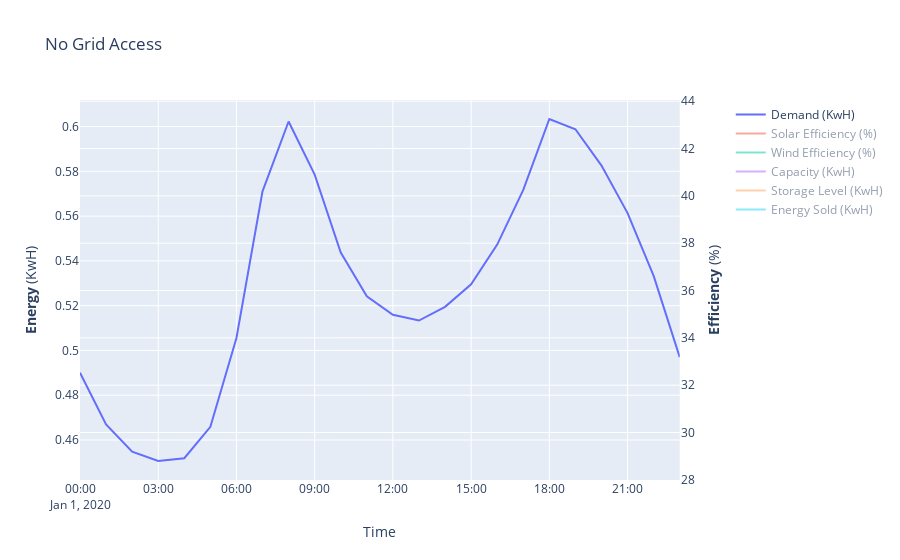

Here is the notebook cell this chart was saved with:
### Code cell
import numpy as np
import pandas as pd
import plotly.express as px
import plotly.graph_objects as go
from plotly.subplots import make_subplots

# dataframe of a wide format
df = ogo.project.results_df()

df = df[df['month'] == 1]
# plotly.graph_objects
colors = px.colors.qualitative.Plotly
fig = make_subplots(specs=[[{"secondary_y": True}]])
fig.add_trace(go.Scatter(x=df['date'], y = df['demand'], mode = 'lines', line=dict(color=colors[0]), name='Demand (KwH)'), secondary_y=False)
fig.add_trace(go.Scatter(x=df['date'], y = df['pv_efficiency'] * 100, mode = 'lines', line=dict(color=colors[1]),
              name='Solar Efficiency (%)'),
              secondary_y=True)
fig.add_trace(go.Scatter(x=df['date'], y = df['wind_efficiency'] * 100, mode = 'lines', line=dict(color=colors[2]), 
              name='Wind Efficiency (%)'),
              secondary_y=True)
fig.add_trace(go.Scatter(x=df['date'], y = df['capacity'], mode = 'lines', line=dict(color=colors[3]), 
              name='Capacity (KwH)'),
              secondary_y=False)
fig.add_trace(go.Scatter(x=df['date'], y = df['storage_level'], mode = 'lines', line=dict(color=colors[4]), 
              name='Storage Level (KwH)'),
              secondary_y=False)
fig.add_trace(go.Scatter(x=df['date'], y = df['energy_sold'], mode = 'lines', line=dict(color=colors[5]), 
              name='Energy Sold (KwH)'),
              secondary_y=False)
fig.update_layout(title_text="No Grid Access")
fig.update_xaxes(title_text="Time")
fig.update_yaxes(title_text="<b>Energy</b> (KwH)", secondary_y=False)
fig.update_yaxes(title_text="<b>Efficiency</b> (%)", secondary_y=True)

fig.show()

### Figure 1 — Plotly figure (JSON) as saved in the notebook; plotly's stock layout.template omitted (floating-point values rounded to 4 significant figures)
{"data": [{"line": {"color": "#636EFA"}, "mode": "lines", "name": "Demand (KwH)", "type": "scatter", "visible": true, "x": ["2020-01-01T00:00:00", "2020-01-01T01:00:00", "2020-01-01T02:00:00", "2020-01-01T03:00:00", "2020-01-01T04:00:00", "2020-01-01T05:00:00", "2020-01-01T06:00:00", "2020-01-01T07:00:00", "2020-01-01T08:00:00", "2020-01-01T09:00:00", "2020-01-01T10:00:00", "2020-01-01T11:00:00", "2020-01-01T12:00:00", "2020-01-01T13:00:00", "2020-01-01T14:00:00", "2020-01-01T15:00:00", "2020-01-01T16:00:00", "2020-01-01T17:00:00", "2020-01-01T18:00:00", "2020-01-01T19:00:00", "2020-01-01T20:00:00", "2020-01-01T21:00:00", "2020-01-01T22:00:00", "2020-01-01T23:00:00"], "xaxis": "x", "y": [0.49, 0.467, 0.4548, 0.4506, 0.4518, 0.4659, 0.5056, 0.5711, 0.6023, 0.5785, 0.5437, 0.5242, 0.5159, 0.5134, 0.5195, 0.5296, 0.5473, 0.5717, 0.6034, 0.5988, 0.5826, 0.5613, 0.5333, 0.497], "yaxis": "y"}, {"line": {"color": "#EF553B"}, "mode": "lines", "name": "Solar Efficiency (%)", "type": "scatter", "visible": "legendonly", "x": ["2020-01-01T00:00:00", "2020-01-01T01:00:00", "2020-01-01T02:00:00", "2020-01-01T03:00:00", "2020-01-01T04:00:00", "2020-01-01T05:00:00", "2020-01-01T06:00:00", "2020-01-01T07:00:00", "2020-01-01T08:00:00", "2020-01-01T09:00:00", "2020-01-01T10:00:00", "2020-01-01T11:00:00", "2020-01-01T12:00:00", "2020-01-01T13:00:00", "2020-01-01T14:00:00", "2020-01-01T15:00:00", "2020-01-01T16:00:00", "2020-01-01T17:00:00", "2020-01-01T18:00:00", "2020-01-01T19:00:00", "2020-01-01T20:00:00", "2020-01-01T21:00:00", "2020-01-01T22:00:00", "2020-01-01T23:00:00"], "xaxis": "x", "y": [0, 0, 0, 0, 0, 0, 0, 5.21, 20.5, 34.63, 41.84, 43.88, 41.23, 31.97, 19.82, 6.432, 0.0129, 0, 0, 0, 0, 0, 0, 0], "yaxis": "y2"}, {"line": {"color": "#00CC96"}, "mode": "lines", "name": "Wind Efficiency (%)", "type": "scatter", "visible": "legendonly", "x": ["2020-01-01T00:00:00", "2020-01-01T01:00:00", "2020-01-01T02:00:00", "2020-01-01T03:00:00", "2020-01-01T04:00:00", "2020-01-01T05:00:00", "2020-01-01T06:00:00", "2020-01-01T07:00:00", "2020-01-01T08:00:00", "2020-01-01T09:00:00", "2020-01-01T10:00:00", "2020-01-01T11:00:00", "2020-01-01T12:00:00", "2020-01-01T13:00:00", "2020-01-01T14:00:00", "2020-01-01T15:00:00", "2020-01-01T16:00:00", "2020-01-01T17:00:00", "2020-01-01T18:00:00", "2020-01-01T19:00:00", "2020-01-01T20:00:00", "2020-01-01T21:00:00", "2020-01-01T22:00:00", "2020-01-01T23:00:00"], "xaxis": "x", "y": [40.4, 39.45, 38.68, 37.26, 35.59, 34.09, 32.7, 31.5, 29.11, 28.8, 33.24, 35.99, 36.48, 35.46, 34.9, 35.33, 37.11, 38.39, 38.97, 38.3, 38.25, 40.64, 43.25, 43.22], "yaxis": "y2"}, {"line": {"color": "#AB63FA"}, "mode": "lines", "name": "Capacity (KwH)", "type": "scatter", "visible": "legendonly", "x": ["2020-01-01T00:00:00", "2020-01-01T01:00:00", "2020-01-01T02:00:00", "2020-01-01T03:00:00", "2020-01-01T04:00:00", "2020-01-01T05:00:00", "2020-01-01T06:00:00", "2020-01-01T07:00:00", "2020-01-01T08:00:00", "2020-01-01T09:00:00", "2020-01-01T10:00:00", "2020-01-01T11:00:00", "2020-01-01T12:00:00", "2020-01-01T13:00:00", "2020-01-01T14:00:00", "2020-01-01T15:00:00", "2020-01-01T16:00:00", "2020-01-01T17:00:00", "2020-01-01T18:00:00", "2020-01-01T19:00:00", "2020-01-01T20:00:00", "2020-01-01T21:00:00", "2020-01-01T22:00:00", "2020-01-01T23:00:00"], "xaxis": "x", "y": [2416.0, 2359.0, 2313.0, 2228.0, 2128.0, 2038.0, 1955.0, 1884.0, 1741.0, 1722.0, 1988.0, 2152.0, 2182.0, 2120.0, 2087.0, 2113.0, 2219.0, 2296.0, 2330.0, 2291.0, 2287.0, 2430.0, 2586.0, 2585.0], "yaxis": "y"}, {"line": {"color": "#FFA15A"}, "mode": "lines", "name": "Storage Level (KwH)", "type": "scatter", "visible": "legendonly", "x": ["2020-01-01T00:00:00", "2020-01-01T01:00:00", "2020-01-01T02:00:00", "2020-01-01T03:00:00", "2020-01-01T04:00:00", "2020-01-01T05:00:00", "2020-01-01T06:00:00", "2020-01-01T07:00:00", "2020-01-01T08:00:00", "2020-01-01T09:00:00", "2020-01-01T10:00:00", "2020-01-01T11:00:00", "2020-01-01T12:00:00", "2020-01-01T13:00:00", "2020-01-01T14:00:00", "2020-01-01T15:00:00", "2020-01-01T16:00:00", "2020-01-01T17:00:00", "2020-01-01T18:00:00", "2020-01-01T19:00:00", "2020-01-01T20:00:00", "2020-01-01T21:00:00", "2020-01-01T22:00:00", "2020-01-01T23:00:00"], "xaxis": "x", "y": [0, 0, 0, 0, 0, 0, 0, 0, 0, 0, 0, 0, 0, 0, 0, 0, 0, 0, 0, 0, 0, 0, 0, 0], "yaxis": "y"}, {"line": {"color": "#19D3F3"}, "mode": "lines", "name": "Energy Sold (KwH)", "type": "scatter", "visible": "legendonly", "x": ["2020-01-01T00:00:00", "2020-01-01T01:00:00", "2020-01-01T02:00:00", "2020-01-01T03:00:00", "2020-01-01T04:00:00", "2020-01-01T05:00:00", "2020-01-01T06:00:00", "2020-01-01T07:00:00", "2020-01-01T08:00:00", "2020-01-01T09:00:00", "2020-01-01T10:00:00", "2020-01-01T11:00:00", "2020-01-01T12:00:00", "2020-01-01T13:00:00", "2020-01-01T14:00:00", "2020-01-01T15:00:00", "2020-01-01T16:00:00", "2020-01-01T17:00:00", "2020-01-01T18:00:00", "2020-01-01T19:00:00", "2020-01-01T20:00:00", "2020-01-01T21:00:00", "2020-01-01T22:00:00", "2020-01-01T23:00:00"], "xaxis": "x", "y": [2415.0, 2358.0, 2313.0, 2228.0, 2128.0, 2038.0, 1955.0, 1883.0, 1740.0, 1721.0, 1987.0, 2152.0, 2181.0, 2120.0, 2087.0, 2112.0, 2219.0, 2295.0, 2330.0, 2290.0, 2083.0, 2133.0, 2201.0, 2232.0], "yaxis": "y"}], "layout": {"autosize": true, "title": {"text": "No Grid Access"}, "xaxis": {"anchor": "y", "autorange": true, "domain": [0, 0.94], "range": ["2020-01-01", "2020-01-01 23:00"], "showspikes": false, "title": {"text": "Time"}, "type": "date"}, "yaxis": {"anchor": "x", "autorange": true, "domain": [0, 1], "range": [0.4421, 0.6119], "showspikes": false, "title": {"text": "<b>Energy</b> (KwH)"}, "type": "linear"}, "yaxis2": {"anchor": "x", "autorange": true, "overlaying": "y", "range": [27.99, 44.05], "showspikes": false, "side": "right", "title": {"text": "<b>Efficiency</b> (%)"}, "type": "linear"}}}
